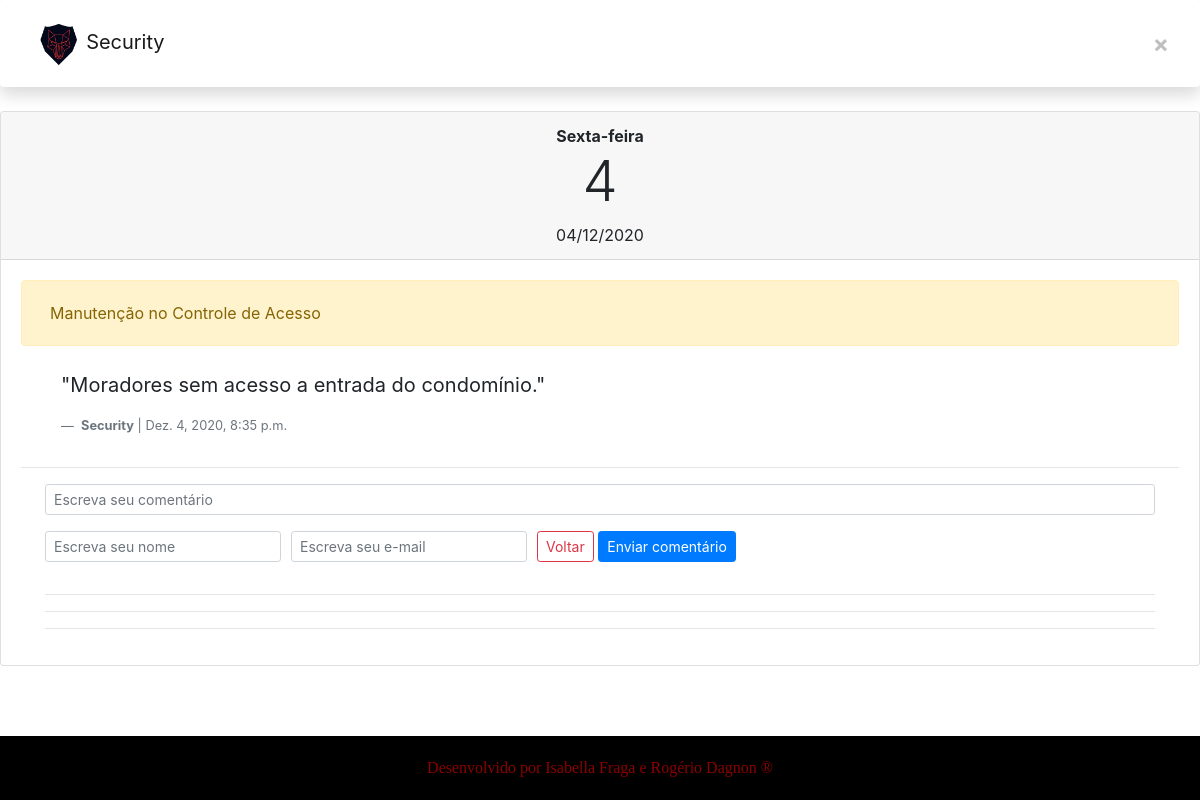
Page /app1/3 on the committed database.
### app1/models.py (models this page shows, shortened)
class Event(models.Model):
    date = models.DateField(null=True)
    event = models.CharField(max_length=80, null=True)
    priorities_list = (
        ("0", "Sem prioridade"),
        ("1", "Normal"),
        ("2", "Urgente"),
        ("3", "Muito Urgente"),
    )
    priority = models.CharField(max_length=1, choices=priorities_list, null=True)
    class Meta:
        ordering = ("-date", "-priority", "event")

class Comment(models.Model):
    author = models.CharField(max_length=80, null=True)
    email = models.EmailField(null=True)
    text = models.CharField(max_length=160, null=True)
    commented = models.DateTimeField(default=timezone.now, null=True)
    event = models.ForeignKey(
        Event, on_delete=models.CASCADE, related_name="comment_event", null=True
    )
    class Meta:
        ordering = ("-commented",)
    def avatar(self):
        g = Gravatar(self.email)
        return g.get_image(default="identicon")

### app1/views.py (the view)
# urls.py: path("<int:id>", views.show, name="agenda-events-show"),
def show(request, id: int):
    event = get_object_or_404(Event, id=id)
    if request.method == "POST":
        form = CommentForm(request.POST)
        if form.is_valid:
            form.save()
            return redirect("app1:agenda-events-show", id=id)
    context = {
        "event": event,
        "comments": Comment.objects.filter(event=id).order_by("-commented"),
        "hide_new_button": True,
        "priorities": Event.priorities_list,
        "today": localdate(),
    }
    return render(request, "app3/agenda/show.html", context)

### app1/templates/app3/agenda/show.html (shortened to what this page needs)
{% extends "app3/_layouts/base.html" %}{% load static %}
{% block conteudo %}
    <main role="main">
      <div class="card">
        <div class="card-header d-flex justify-content-center">
          <div class="align-self-center text-center">
            <strong>
              {{ event.date|date:"l" }}
            </strong>
            <h1 class="display-4">
              {{ event.date.day }}
            </h1>
  	        {{ event.date|date:"d/m/Y" }}
          </div>
        </div>
        <div class="card-body">
          <div role="alert" class="d-flex alert {% if event.priority == '1' %} alert-success{% elif event.priority == '2' %} alert-warning{% elif event.priority == '3' %} alert-danger{% else %} alert-secondary{% endif %}">
            <div class="p-2 text-truncated">
              {{ event.event }}
            </div>
          </div>
        {% if comments|length > 0 %}
          <div class="container py-2">
          {% for comment in comments %}
            <div class="media mb-2">
                <div class="media-body">
                  <blockquote class="blockquote">
                    &quot;{{ comment.text }}&quot;
                  </blockquote>
                  <footer class="blockquote-footer">
                    <strong>{{ comment.author }}</strong> | {{ comment.commented }}
                  </footer>
                </div>
              </div>
            {% endfor %}
            </div>
          {% else %}
            <div class="alert alert-secondary text-center">
              Não há comentários para este agendamento! Seja o primeiro a comentar!
            </div>
          {% endif %}
          <hr/>
          <div class="container">
            <form method="post" action="">
              <div class="form-group">
                <input type="text" class="form-control form-control-sm" id="addInputComment" name="text" placeholder="Escreva seu comentário" required>
              </div>
              <div class="form-row">
                <div class="col-auto">
                  <input type="text" class="form-control form-control-sm  mb-2" id="addInputAuthor" name="author" placeholder="Escreva seu nome" required>
                </div>
                <div class="col-auto">
                  <div class="input-group mb-2">
                    <input type="email" class="form-control form-control-sm" id="addInputMail" name="email" placeholder="Escreva seu e-mail" required>
                  </div>
                </div>
                <div class="col-auto mb-2">
                  <a href="{% url 'app1:agenda-events-all' %}" class="btn btn-sm btn-outline-danger mb-2">Voltar</a>
                  <button type="submit" class="btn btn-sm btn-primary mb-2">Enviar comentário</button>
                </div>
              </div>
                <hr/>
            </form>
              <hr/>
              <hr/>
          </div>
        </div>
      </div>
    </main>
{% endblock %}

### rows in the picture
Event: date "Sexta-feira", date.day "4", date "04/12/2020", event "Manutenção no Controle de Acesso"
Comment: text "Moradores sem acesso a entrada do condomínio.", author "Security", commented "Dez. 4, 2020, 8:35 p.m."
